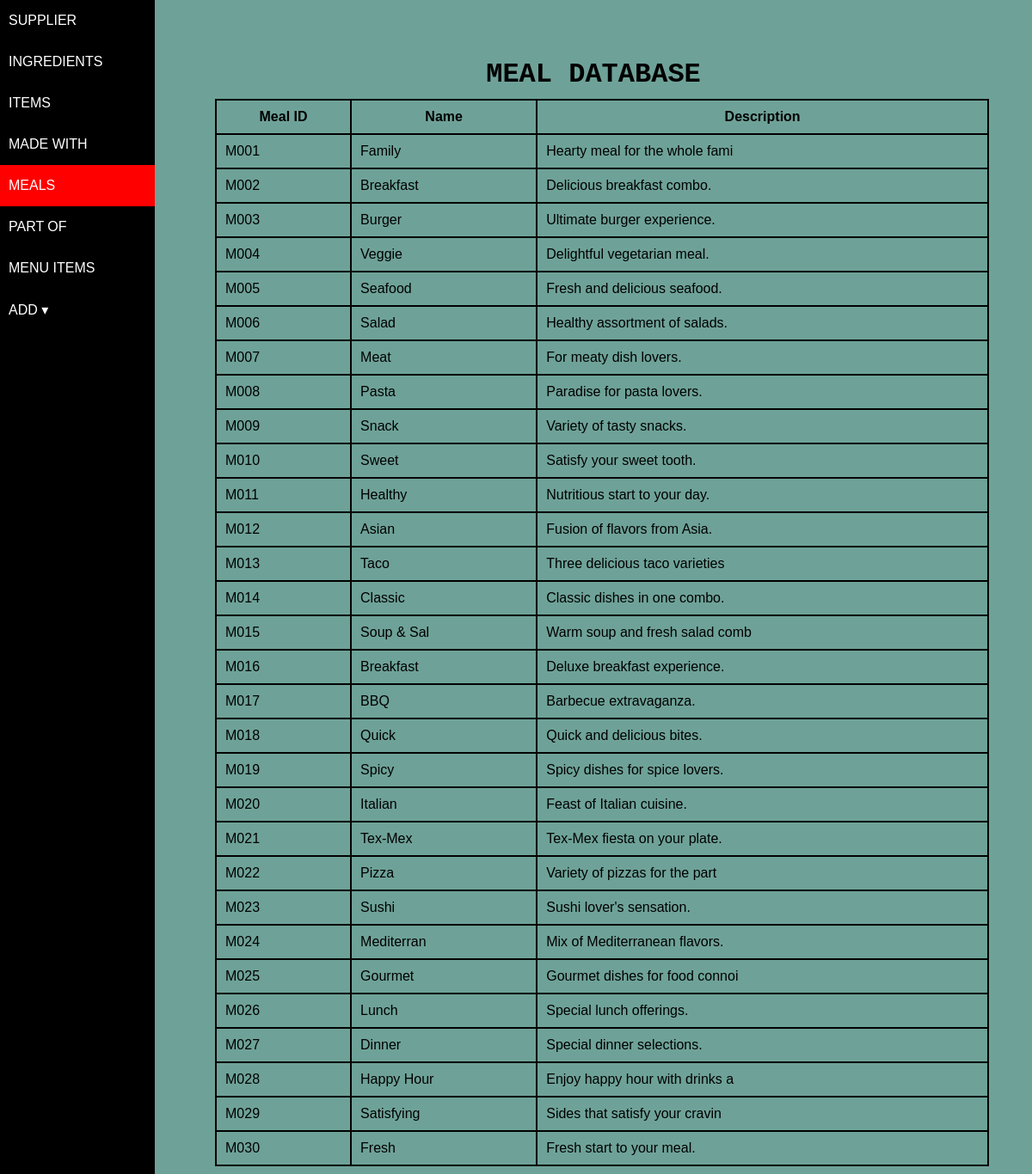
The page /db_meals.php on the database its author committed.
### tables this page shows
CREATE TABLE `meals` (
  `mealid` char(5) NOT NULL,
  `name` char(10) NOT NULL,
  `description` varchar(30) NOT NULL
);

### db_meals.php (the view, shortened to what this page needs)
<?php
include 'connection.php';
include 'navbar.php';
?>
<!DOCTYPE html>
<html lang="en">
<head>
    <link rel="stylesheet" href="tbl/css/table.css">
    <link rel="stylesheet" href="navbar.css">
</head>
<body>
    <div class="table">
    <h1>MEAL DATABASE</h1>
    <table>
        <thead>
            <tr>
                <th>Meal ID</th>
                <th>Name</th>
                <th>Description</th>
            </tr>
        </thead>
        <tbody id="table-data">
                        <?php
                        $sql1 = mysqli_query($conn, "SELECT * FROM meals");
                        while ($row = $sql1->fetch_assoc()) {
                            echo '
                                <tr>
                                    <td>' . $row['mealid'] . '</td>
                                    <td>' . $row['name'] . '</td>
                                    <td>' . $row['description'] . '</td>
                                </tr>';
                        }
                        ?>
                    </tbody>
    </table>
    </div>
</body>
</html>

### navbar.css (style rules this page uses)
* { padding: 0; margin: 0; font-family: Arial, Helvetica, sans-serif; }

### tbl/css/table.css (style rules this page uses)
body { background-color: #257464a9; }
.table { position: absolute; top: 5%; left: 20%; width: 75%; }
h1 { text-align: center; }
table, th, td { margin: 10px; border: 2px solid black; }
th, td { padding: 10px; }
table { border-collapse: collapse; width: 100%; }
h1 { font-family: 'Courier New', Courier, monospace; }

### rows shown on the page
meals: mealid "M001", name "Family", description "Hearty meal for the whole fami"
meals: mealid "M002", name "Breakfast", description "Delicious breakfast combo."
meals: mealid "M003", name "Burger", description "Ultimate burger experience."
meals: mealid "M004", name "Veggie", description "Delightful vegetarian meal."
meals: mealid "M005", name "Seafood", description "Fresh and delicious seafood."
meals: mealid "M006", name "Salad", description "Healthy assortment of salads."
meals: mealid "M007", name "Meat", description "For meaty dish lovers."
meals: mealid "M008", name "Pasta", description "Paradise for pasta lovers."
meals: mealid "M009", name "Snack", description "Variety of tasty snacks."
meals: mealid "M010", name "Sweet", description "Satisfy your sweet tooth."
meals: mealid "M011", name "Healthy", description "Nutritious start to your day."
meals: mealid "M012", name "Asian", description "Fusion of flavors from Asia."
meals: mealid "M013", name "Taco", description "Three delicious taco varieties"
meals: mealid "M014", name "Classic", description "Classic dishes in one combo."
meals: mealid "M015", name "Soup & Sal", description "Warm soup and fresh salad comb"
meals: mealid "M016", name "Breakfast", description "Deluxe breakfast experience."
meals: mealid "M017", name "BBQ", description "Barbecue extravaganza."
meals: mealid "M018", name "Quick", description "Quick and delicious bites."
meals: mealid "M019", name "Spicy", description "Spicy dishes for spice lovers."
meals: mealid "M020", name "Italian", description "Feast of Italian cuisine."
meals: mealid "M021", name "Tex-Mex", description "Tex-Mex fiesta on your plate."
meals: mealid "M022", name "Pizza", description "Variety of pizzas for the part"
meals: mealid "M023", name "Sushi", description "Sushi lover's sensation."
meals: mealid "M024", name "Mediterran", description "Mix of Mediterranean flavors."
meals: mealid "M025", name "Gourmet", description "Gourmet dishes for food connoi"
meals: mealid "M026", name "Lunch", description "Special lunch offerings."
meals: mealid "M027", name "Dinner", description "Special dinner selections."
meals: mealid "M028", name "Happy Hour", description "Enjoy happy hour with drinks a"
meals: mealid "M029", name "Satisfying", description "Sides that satisfy your cravin"
meals: mealid "M030", name "Fresh", description "Fresh start to your meal."
